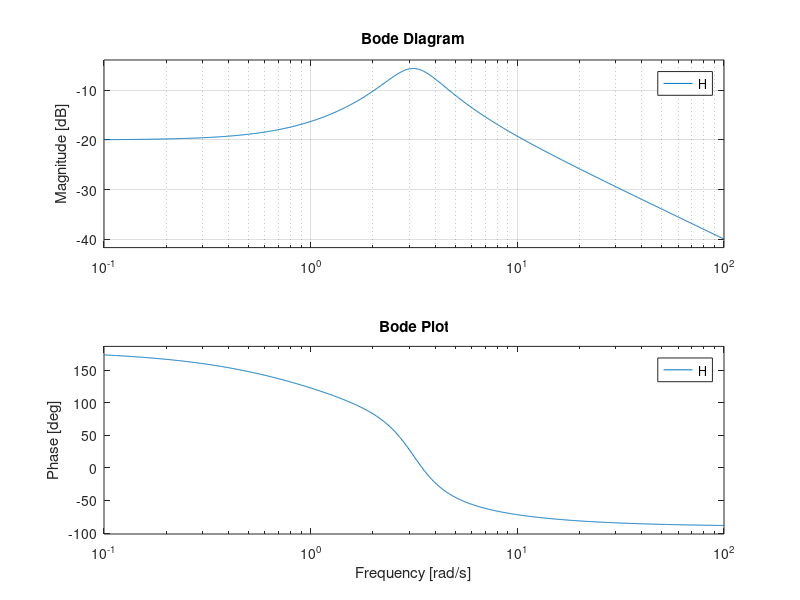

Here is the MATLAB script that generated this plot: (Note: this script raises an error after producing the figure.)
num = [1 -1];
den = [1 2 10];
H = tf(num, den);
bode(H)
title("Bode Plot")
grid;
[Gm, Pm, Wcg, Wcp] = margin(H);
gainMargin = 20*log10(Gm)
phaseMargin = Pm
gainCrossoverFreq = Wcg
phaseCrossoverFreq = Wcp
[M, P, W] = bode(num, den);
isstable(H)